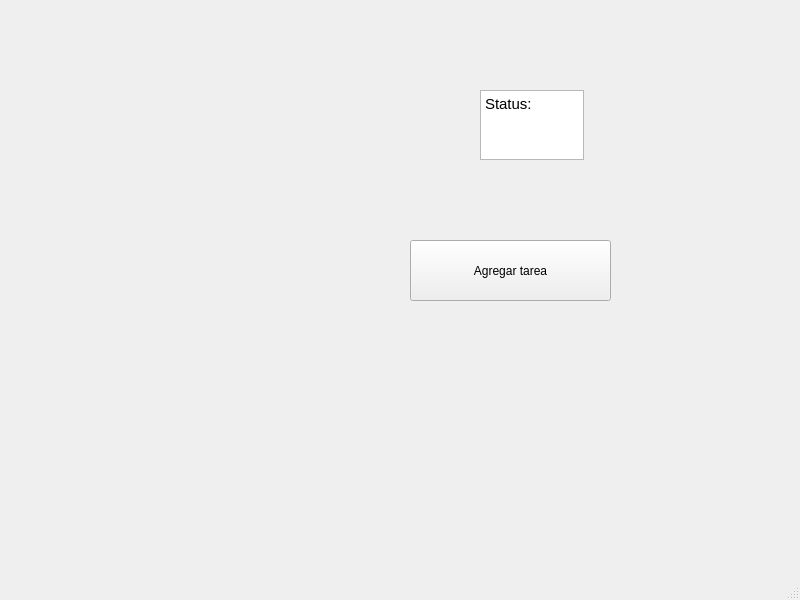
<?xml version="1.0" encoding="UTF-8"?>
<ui version="4.0">
 <class>MainWindow</class>
 <widget class="QMainWindow" name="MainWindow">
  <property name="geometry">
   <rect>
    <x>0</x>
    <y>0</y>
    <width>800</width>
    <height>600</height>
   </rect>
  </property>
  <property name="windowTitle">
   <string>MainWindow</string>
  </property>
  <widget class="QWidget" name="centralwidget">
   <widget class="QTextEdit" name="statusLabel">
    <property name="geometry">
     <rect>
      <x>480</x>
      <y>90</y>
      <width>104</width>
      <height>70</height>
     </rect>
    </property>
    <property name="html">
     <string>&lt;!DOCTYPE HTML PUBLIC &quot;-//W3C//DTD HTML 4.0//EN&quot; &quot;http://www.w3.org/TR/REC-html40/strict.dtd&quot;&gt;
&lt;html&gt;&lt;head&gt;&lt;meta name=&quot;qrichtext&quot; content=&quot;1&quot; /&gt;&lt;meta charset=&quot;utf-8&quot; /&gt;&lt;style type=&quot;text/css&quot;&gt;
p, li { white-space: pre-wrap; }
hr { height: 1px; border-width: 0; }
li.unchecked::marker { content: &quot;\2610&quot;; }
li.checked::marker { content: &quot;\2612&quot;; }
&lt;/style&gt;&lt;/head&gt;&lt;body style=&quot; font-family:'Adwaita Sans'; font-size:11pt; font-weight:400; font-style:normal;&quot;&gt;
&lt;p style=&quot; margin-top:0px; margin-bottom:0px; margin-left:0px; margin-right:0px; -qt-block-indent:0; text-indent:0px;&quot;&gt;&lt;span style=&quot; font-family:'monospace';&quot;&gt;Status:&lt;/span&gt;&lt;/p&gt;&lt;/body&gt;&lt;/html&gt;</string>
    </property>
   </widget>
   <widget class="QPushButton" name="addTaskButton">
    <property name="geometry">
     <rect>
      <x>410</x>
      <y>240</y>
      <width>201</width>
      <height>61</height>
     </rect>
    </property>
    <property name="text">
     <string>Agregar tarea</string>
    </property>
   </widget>
  </widget>
  <widget class="QMenuBar" name="menubar">
   <property name="geometry">
    <rect>
     <x>0</x>
     <y>0</y>
     <width>800</width>
     <height>24</height>
    </rect>
   </property>
  </widget>
  <widget class="QStatusBar" name="statusbar"/>
 </widget>
 <resources/>
 <connections/>
</ui>
